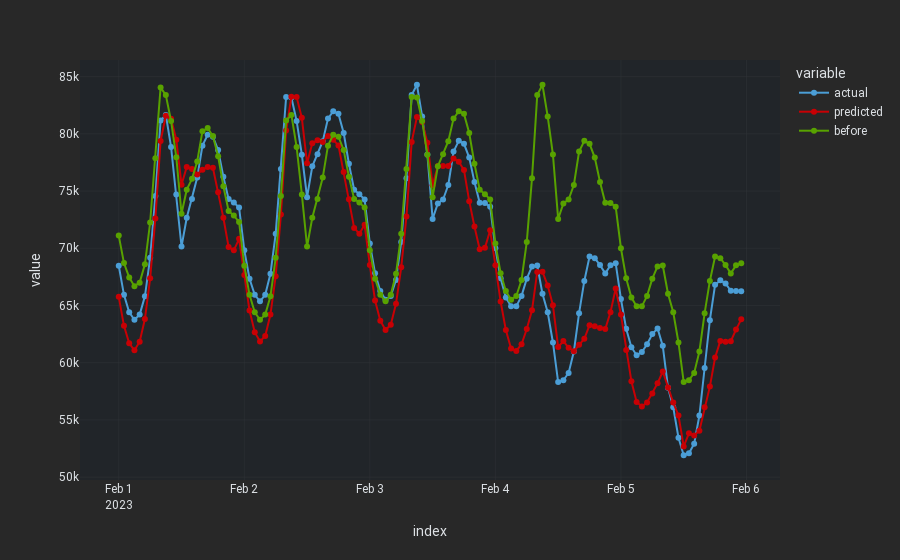

Notebook code for this chart:
### Code cell
import plotly.express as px
from dash_bootstrap_templates import load_figure_template
load_figure_template(["minty",  "minty_dark", 'cyborg', 'cyborg_dark'])

data = actual_predicted_df.loc['2023-02-01':'2023-02-05']
fig = px.line( data[['actual', 'predicted', 'before']], markers=True, template='cyborg_dark')
fig.show()
